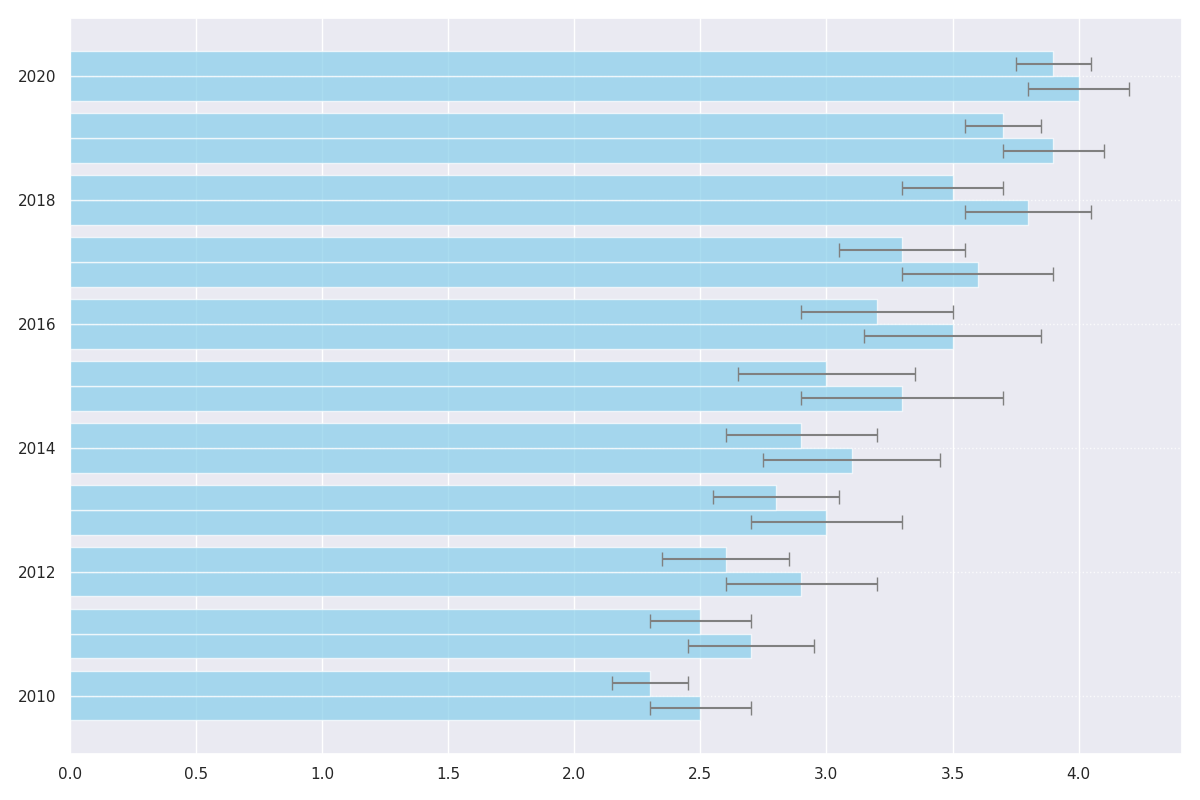

The script that drew this image:
import matplotlib.pyplot as plt
import numpy as np

years = np.arange(2010, 2021)

average_yields_A = np.array([2.5, 2.7, 2.9, 3.0, 3.1, 3.3, 3.5, 3.6, 3.8, 3.9, 4.0])
average_yields_B = np.array([2.3, 2.5, 2.6, 2.8, 2.9, 3.0, 3.2, 3.3, 3.5, 3.7, 3.9])
error_margins_A = np.array([0.2, 0.25, 0.3, 0.3, 0.35, 0.4, 0.35, 0.3, 0.25, 0.2, 0.2])
error_margins_B = np.array([0.15, 0.2, 0.25, 0.25, 0.3, 0.35, 0.3, 0.25, 0.2, 0.15, 0.15])

plt.figure(figsize=(12, 8))
plt.barh(
    years - 0.2, 
    average_yields_A, 
    xerr=error_margins_A, 
    height=0.4, 
    capsize=5, 
    color='skyblue', 
    ecolor='gray', 
    alpha=0.7
)
plt.barh(
    years + 0.2, 
    average_yields_B, 
    xerr=error_margins_B, 
    height=0.4, 
    capsize=5, 
    color='skyblue', 
    ecolor='gray', 
    alpha=0.7
)

plt.grid(linestyle=':', alpha=0.8, axis='y')

plt.tight_layout()
plt.show()
